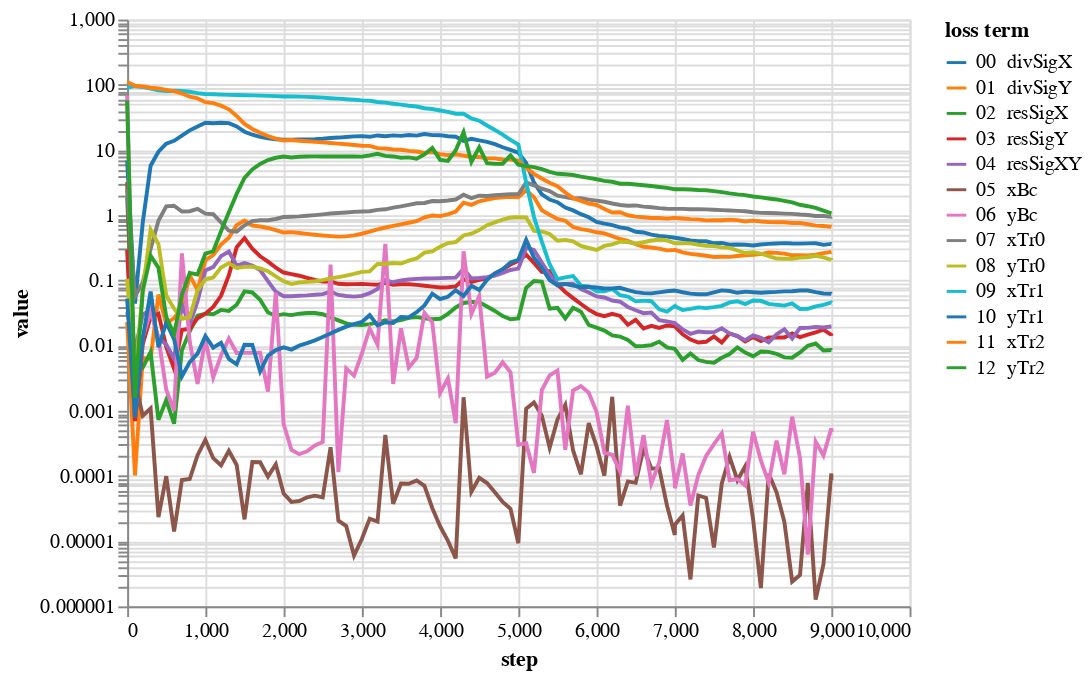

Here is the notebook cell this chart was saved with:
### Code cell
bcNames = ['xBc','yBc','xTr0','yTr0','xTr1','yTr1','xTr2','yTr2']
# lines = alt.Chart(pd.DataFrame({'step':[1000,3000,4000]})).mark_rule(color='gray').encode(x='step:Q')
lossPlot(losshistory, bcNames, dropFirstStep=True)

### Figure 1 — Vega-Lite specification as saved in the notebook (floating-point values rounded to 4 significant figures)
{"config": {"view": {"continuousWidth": 400, "continuousHeight": 300}}, "data": {"name": "data-8fcfdd5d5c3a9c42859d2fdda4e7fd6e"}, "mark": "line", "encoding": {"color": {"type": "nominal", "field": "loss term", "scale": {"scheme": "category10"}, "sort": ["00  divSigX", "01  divSigY", "02  resSigX", "03  resSigY", "04  resSigXY", "05  xBc", "06  yBc", "07  xTr0", "08  yTr0", "09  xTr1", "10  yTr1", "11  xTr2", "12  yTr2"]}, "tooltip": [{"type": "nominal", "field": "loss term"}, {"type": "quantitative", "field": "value"}, {"type": "quantitative", "field": "step"}], "x": {"type": "quantitative", "field": "step"}, "y": {"type": "quantitative", "field": "value", "scale": {"type": "log"}}}, "transform": [{"fold": ["00  divSigX", "01  divSigY", "02  resSigX", "03  resSigY", "04  resSigXY", "05  xBc", "06  yBc", "07  xTr0", "08  yTr0", "09  xTr1", "10  yTr1", "11  xTr2", "12  yTr2"], "as": ["loss term", "value"]}], "$schema": "https://vega.github.io/schema/vega-lite/v4.8.1.json", "datasets": {"data-8fcfdd5d5c3a9c42859d2fdda4e7fd6e": [{"00  divSigX": 6.91, "01  divSigY": 0.02304, "02  resSigX": 1.844, "03  resSigY": 0.2947, "04  resSigXY": 0.03253, "05  xBc": 3.2, "06  yBc": 67.51, "07  xTr0": 2.483, "08  yTr0": 0.1059, "09  xTr1": 90.34, "10  yTr1": 0.05254, "11  xTr2": 110.3, "12  yTr2": 57.56, "step": 0}, {"00  divSigX": 0.04412, "01  divSigY": 0.0001016, "02  resSigX": 0.003584, "03  resSigY": 0.0006952, "04  resSigXY": 0.008566, "05  xBc": 0.002805, "06  yBc": 0.0008524, "07  xTr0": 0.05665, "08  yTr0": 0.003112, "09  xTr1": 95.07, "10  yTr1": 0.0007858, "11  xTr2": 96.57, "12  yTr2": 0.001572, "step": 100}, {"00  divSigX": 0.7768, "01  divSigY": 0.006469, "02  resSigX": 0.00461, "03  resSigY": 0.01051, "04  resSigXY": 0.02997, "05  xBc": 0.0008394, "06  yBc": 0.01335, "07  xTr0": 0.09286, "08  yTr0": 0.07135, "09  xTr1": 92.56, "10  yTr1": 0.01288, "11  xTr2": 94.62, "12  yTr2": 0.07007, "step": 200}, {"00  divSigX": 5.731, "01  divSigY": 0.006212, "02  resSigX": 0.007911, "03  resSigY": 0.02756, "04  resSigXY": 0.03487, "05  xBc": 0.001081, "06  yBc": 0.03337, "07  xTr0": 0.3017, "08  yTr0": 0.5991, "09  xTr1": 87.21, "10  yTr1": 0.06749, "11  xTr2": 89.86, "12  yTr2": 0.2384, "step": 300}, {"00  divSigX": 9.41, "01  divSigY": 0.06042, "02  resSigX": 0.0007254, "03  resSigY": 0.0309, "04  resSigXY": 0.01299, "05  xBc": 2.346e-05, "06  yBc": 0.01322, "07  xTr0": 0.8203, "08  yTr0": 0.3601, "09  xTr1": 82.3, "10  yTr1": 0.009414, "11  xTr2": 87.64, "12  yTr2": 0.156, "step": 400}, {"00  divSigX": 12.52, "01  divSigY": 0.02166, "02  resSigX": 0.001458, "03  resSigY": 0.00954, "04  resSigXY": 0.01038, "05  xBc": 9.931e-05, "06  yBc": 0.002096, "07  xTr0": 1.361, "08  yTr0": 0.05859, "09  xTr1": 80.42, "10  yTr1": 0.02247, "11  xTr2": 83.51, "12  yTr2": 0.02762, "step": 500}, {"00  divSigX": 13.83, "01  divSigY": 0.02637, "02  resSigX": 0.0006325, "03  resSigY": 0.004418, "04  resSigXY": 0.006298, "05  xBc": 1.414e-05, "06  yBc": 0.001005, "07  xTr0": 1.394, "08  yTr0": 0.03683, "09  xTr1": 80.87, "10  yTr1": 0.01257, "11  xTr2": 79.96, "12  yTr2": 0.0149, "step": 600}, {"00  divSigX": 16.59, "01  divSigY": 0.03697, "02  resSigX": 0.008501, "03  resSigY": 0.01736, "04  resSigXY": 0.04191, "05  xBc": 8.653e-05, "06  yBc": 0.2591, "07  xTr0": 1.136, "08  yTr0": 0.02578, "09  xTr1": 80.23, "10  yTr1": 0.003357, "11  xTr2": 73.35, "12  yTr2": 0.06025, "step": 700}, {"00  divSigX": 19.98, "01  divSigY": 0.1192, "02  resSigX": 0.01646, "03  resSigY": 0.01816, "04  resSigXY": 0.02117, "05  xBc": 8.982e-05, "06  yBc": 0.01157, "07  xTr0": 1.148, "08  yTr0": 0.0272, "09  xTr1": 78.09, "10  yTr1": 0.005577, "11  xTr2": 65.81, "12  yTr2": 0.1299, "step": 800}, {"00  divSigX": 22.91, "01  divSigY": 0.07082, "02  resSigX": 0.02864, "03  resSigY": 0.02628, "04  resSigXY": 0.04805, "05  xBc": 0.0002081, "06  yBc": 0.002588, "07  xTr0": 1.248, "08  yTr0": 0.06999, "09  xTr1": 74.57, "10  yTr1": 0.007538, "11  xTr2": 61.68, "12  yTr2": 0.1231, "step": 900}, {"00  divSigX": 26.13, "01  divSigY": 0.2038, "02  resSigX": 0.03086, "03  resSigY": 0.03083, "04  resSigXY": 0.1423, "05  xBc": 0.0003566, "06  yBc": 0.01246, "07  xTr0": 1.057, "08  yTr0": 0.1039, "09  xTr1": 72.08, "10  yTr1": 0.01398, "11  xTr2": 54.01, "12  yTr2": 0.2569, "step": 1000}, {"00  divSigX": 26.13, "01  divSigY": 0.2038, "02  resSigX": 0.03086, "03  resSigY": 0.03083, "04  resSigXY": 0.1423, "05  xBc": 0.0003566, "06  yBc": 0.01246, "07  xTr0": 1.057, "08  yTr0": 0.1039, "09  xTr1": 72.08, "10  yTr1": 0.01398, "11  xTr2": 54.01, "12  yTr2": 0.2569, "step": 1000}, {"00  divSigX": 25.67, "01  divSigY": 0.2448, "02  resSigX": 0.03015, "03  resSigY": 0.03906, "04  resSigXY": 0.1595, "05  xBc": 0.0001874, "06  yBc": 0.003241, "07  xTr0": 1.033, "08  yTr0": 0.1107, "09  xTr1": 71.66, "10  yTr1": 0.009273, "11  xTr2": 52.19, "12  yTr2": 0.2794, "step": 1100}, {"00  divSigX": 26.07, "01  divSigY": 0.3544, "02  resSigX": 0.0352, "03  resSigY": 0.05808, "04  resSigXY": 0.235, "05  xBc": 0.0001459, "06  yBc": 0.007046, "07  xTr0": 0.7738, "08  yTr0": 0.1573, "09  xTr1": 70.57, "10  yTr1": 0.01101, "11  xTr2": 47.87, "12  yTr2": 0.5665, "step": 1200}, {"00  divSigX": 25.77, "01  divSigY": 0.4512, "02  resSigX": 0.03401, "03  resSigY": 0.1196, "04  resSigXY": 0.2775, "05  xBc": 0.0002422, "06  yBc": 0.0128, "07  xTr0": 0.5771, "08  yTr0": 0.1836, "09  xTr1": 69.86, "10  yTr1": 0.00626, "11  xTr2": 42.01, "12  yTr2": 1.112, "step": 1300}, {"00  divSigX": 23.0, "01  divSigY": 0.7043, "02  resSigX": 0.04235, "03  resSigY": 0.3217, "04  resSigXY": 0.1688, "05  xBc": 0.0001473, "06  yBc": 0.007708, "07  xTr0": 0.5593, "08  yTr0": 0.1554, "09  xTr1": 69.46, "10  yTr1": 0.005164, "11  xTr2": 33.23, "12  yTr2": 2.117, "step": 1400}, {"00  divSigX": 19.03, "01  divSigY": 0.8239, "02  resSigX": 0.06765, "03  resSigY": 0.4452, "04  resSigXY": 0.1843, "05  xBc": 2.16e-05, "06  yBc": 0.00774, "07  xTr0": 0.6979, "08  yTr0": 0.161, "09  xTr1": 69.02, "10  yTr1": 0.01027, "11  xTr2": 25.08, "12  yTr2": 3.719, "step": 1500}, {"00  divSigX": 17.11, "01  divSigY": 0.6937, "02  resSigX": 0.06524, "03  resSigY": 0.306, "04  resSigXY": 0.1686, "05  xBc": 0.0001632, "06  yBc": 0.007752, "07  xTr0": 0.8097, "08  yTr0": 0.162, "09  xTr1": 68.67, "10  yTr1": 0.01021, "11  xTr2": 21.02, "12  yTr2": 5.012, "step": 1600}, {"00  divSigX": 15.91, "01  divSigY": 0.671, "02  resSigX": 0.0504, "03  resSigY": 0.2343, "04  resSigXY": 0.144, "05  xBc": 0.000162, "06  yBc": 0.007795, "07  xTr0": 0.8332, "08  yTr0": 0.1523, "09  xTr1": 68.14, "10  yTr1": 0.003997, "11  xTr2": 18.36, "12  yTr2": 6.099, "step": 1700}, {"00  divSigX": 15.1, "01  divSigY": 0.6363, "02  resSigX": 0.03218, "03  resSigY": 0.1939, "04  resSigXY": 0.09728, "05  xBc": 9.767e-05, "06  yBc": 0.001973, "07  xTr0": 0.8371, "08  yTr0": 0.1385, "09  xTr1": 67.62, "10  yTr1": 0.006982, "11  xTr2": 16.31, "12  yTr2": 6.999, "step": 1800}, {"00  divSigX": 14.59, "01  divSigY": 0.5899, "02  resSigX": 0.02886, "03  resSigY": 0.1572, "04  resSigXY": 0.06677, "05  xBc": 0.0001511, "06  yBc": 0.06489, "07  xTr0": 0.8728, "08  yTr0": 0.1148, "09  xTr1": 67.04, "10  yTr1": 0.008528, "11  xTr2": 14.9, "12  yTr2": 7.592, "step": 1900}, {"00  divSigX": 14.4, "01  divSigY": 0.5417, "02  resSigX": 0.03032, "03  resSigY": 0.1318, "04  resSigXY": 0.05699, "05  xBc": 5.379e-05, "06  yBc": 0.0006261, "07  xTr0": 0.9392, "08  yTr0": 0.09719, "09  xTr1": 66.23, "10  yTr1": 0.009387, "11  xTr2": 13.98, "12  yTr2": 7.931, "step": 2000}, {"00  divSigX": 14.4, "01  divSigY": 0.5417, "02  resSigX": 0.03032, "03  resSigY": 0.1318, "04  resSigXY": 0.05699, "05  xBc": 5.379e-05, "06  yBc": 0.0006261, "07  xTr0": 0.9392, "08  yTr0": 0.09719, "09  xTr1": 66.23, "10  yTr1": 0.009387, "11  xTr2": 13.98, "12  yTr2": 7.931, "step": 2000}, {"00  divSigX": 14.4, "01  divSigY": 0.5499, "02  resSigX": 0.02933, "03  resSigY": 0.125, "04  resSigXY": 0.0571, "05  xBc": 3.999e-05, "06  yBc": 0.0002509, "07  xTr0": 0.9476, "08  yTr0": 0.0877, "09  xTr1": 66.11, "10  yTr1": 0.008682, "11  xTr2": 14.19, "12  yTr2": 7.65, "step": 2100}, {"00  divSigX": 14.43, "01  divSigY": 0.5324, "02  resSigX": 0.03082, "03  resSigY": 0.1178, "04  resSigXY": 0.0582, "05  xBc": 4.13e-05, "06  yBc": 0.0002161, "07  xTr0": 0.9583, "08  yTr0": 0.09325, "09  xTr1": 65.67, "10  yTr1": 0.009964, "11  xTr2": 13.85, "12  yTr2": 7.855, "step": 2200}, {"00  divSigX": 14.49, "01  divSigY": 0.5155, "02  resSigX": 0.03163, "03  resSigY": 0.1089, "04  resSigXY": 0.05879, "05  xBc": 4.71e-05, "06  yBc": 0.0002392, "07  xTr0": 0.9778, "08  yTr0": 0.09477, "09  xTr1": 65.13, "10  yTr1": 0.01089, "11  xTr2": 13.58, "12  yTr2": 7.94, "step": 2300}, {"00  divSigX": 14.63, "01  divSigY": 0.501, "02  resSigX": 0.03158, "03  resSigY": 0.1014, "04  resSigXY": 0.06005, "05  xBc": 4.99e-05, "06  yBc": 0.0002943, "07  xTr0": 1.002, "08  yTr0": 0.09674, "09  xTr1": 64.42, "10  yTr1": 0.01203, "11  xTr2": 13.32, "12  yTr2": 7.964, "step": 2400}, {"00  divSigX": 14.86, "01  divSigY": 0.4873, "02  resSigX": 0.03027, "03  resSigY": 0.09585, "04  resSigXY": 0.0614, "05  xBc": 4.676e-05, "06  yBc": 0.000332, "07  xTr0": 1.028, "08  yTr0": 0.1007, "09  xTr1": 63.49, "10  yTr1": 0.01355, "11  xTr2": 13.07, "12  yTr2": 7.954, "step": 2500}, {"00  divSigX": 15.29, "01  divSigY": 0.477, "02  resSigX": 0.02703, "03  resSigY": 0.09626, "04  resSigXY": 0.06737, "05  xBc": 0.0002755, "06  yBc": 0.1741, "07  xTr0": 1.058, "08  yTr0": 0.1071, "09  xTr1": 62.24, "10  yTr1": 0.01534, "11  xTr2": 12.79, "12  yTr2": 7.946, "step": 2600}, {"00  divSigX": 15.49, "01  divSigY": 0.4684, "02  resSigX": 0.02433, "03  resSigY": 0.08865, "04  resSigXY": 0.05975, "05  xBc": 2.067e-05, "06  yBc": 0.0001145, "07  xTr0": 1.08, "08  yTr0": 0.1123, "09  xTr1": 61.25, "10  yTr1": 0.01738, "11  xTr2": 12.53, "12  yTr2": 7.921, "step": 2700}, {"00  divSigX": 15.79, "01  divSigY": 0.4721, "02  resSigX": 0.02191, "03  resSigY": 0.08715, "04  resSigXY": 0.05753, "05  xBc": 1.706e-05, "06  yBc": 0.00446, "07  xTr0": 1.1, "08  yTr0": 0.1184, "09  xTr1": 60.05, "10  yTr1": 0.01955, "11  xTr2": 12.22, "12  yTr2": 7.917, "step": 2800}, {"00  divSigX": 16.14, "01  divSigY": 0.4888, "02  resSigX": 0.02073, "03  resSigY": 0.08754, "04  resSigXY": 0.05637, "05  xBc": 6.024e-06, "06  yBc": 0.003463, "07  xTr0": 1.125, "08  yTr0": 0.1254, "09  xTr1": 58.75, "10  yTr1": 0.02133, "11  xTr2": 11.9, "12  yTr2": 7.919, "step": 2900}, {"00  divSigX": 16.28, "01  divSigY": 0.5189, "02  resSigX": 0.02064, "03  resSigY": 0.08842, "04  resSigXY": 0.05769, "05  xBc": 1.078e-05, "06  yBc": 0.007551, "07  xTr0": 1.137, "08  yTr0": 0.1348, "09  xTr1": 57.52, "10  yTr1": 0.02297, "11  xTr2": 11.58, "12  yTr2": 7.908, "step": 3000}, {"00  divSigX": 15.91, "01  divSigY": 0.5609, "02  resSigX": 0.02132, "03  resSigY": 0.08682, "04  resSigXY": 0.06369, "05  xBc": 2.213e-05, "06  yBc": 0.01829, "07  xTr0": 1.15, "08  yTr0": 0.1373, "09  xTr1": 56.73, "10  yTr1": 0.02924, "11  xTr2": 11.54, "12  yTr2": 8.247, "step": 3100}, {"00  divSigX": 16.7, "01  divSigY": 0.606, "02  resSigX": 0.02246, "03  resSigY": 0.08544, "04  resSigXY": 0.07399, "05  xBc": 1.995e-05, "06  yBc": 0.01034, "07  xTr0": 1.206, "08  yTr0": 0.1787, "09  xTr1": 54.42, "10  yTr1": 0.02043, "11  xTr2": 10.67, "12  yTr2": 8.722, "step": 3200}, {"00  divSigX": 16.2, "01  divSigY": 0.6466, "02  resSigX": 0.0245, "03  resSigY": 0.09164, "04  resSigXY": 0.1009, "05  xBc": 0.0004254, "06  yBc": 0.3631, "07  xTr0": 1.229, "08  yTr0": 0.1783, "09  xTr1": 53.19, "10  yTr1": 0.02281, "11  xTr2": 10.5, "12  yTr2": 8.124, "step": 3300}, {"00  divSigX": 16.73, "01  divSigY": 0.6838, "02  resSigX": 0.0235, "03  resSigY": 0.08573, "04  resSigXY": 0.09346, "05  xBc": 3.744e-05, "06  yBc": 0.002581, "07  xTr0": 1.307, "08  yTr0": 0.1841, "09  xTr1": 51.08, "10  yTr1": 0.02212, "11  xTr2": 10.15, "12  yTr2": 7.955, "step": 3400}, {"00  divSigX": 16.46, "01  divSigY": 0.7229, "02  resSigX": 0.02454, "03  resSigY": 0.08693, "04  resSigXY": 0.09942, "05  xBc": 7.642e-05, "06  yBc": 0.01834, "07  xTr0": 1.362, "08  yTr0": 0.181, "09  xTr1": 49.64, "10  yTr1": 0.02733, "11  xTr2": 10.05, "12  yTr2": 7.611, "step": 3500}, {"00  divSigX": 16.99, "01  divSigY": 0.7659, "02  resSigX": 0.02657, "03  resSigY": 0.08711, "04  resSigXY": 0.1029, "05  xBc": 7.598e-05, "06  yBc": 0.004594, "07  xTr0": 1.436, "08  yTr0": 0.2, "09  xTr1": 47.58, "10  yTr1": 0.02706, "11  xTr2": 9.674, "12  yTr2": 7.699, "step": 3600}, {"00  divSigX": 16.59, "01  divSigY": 0.808, "02  resSigX": 0.02727, "03  resSigY": 0.08532, "04  resSigXY": 0.1053, "05  xBc": 8.523e-05, "06  yBc": 0.006472, "07  xTr0": 1.521, "08  yTr0": 0.2164, "09  xTr1": 46.39, "10  yTr1": 0.03257, "11  xTr2": 9.481, "12  yTr2": 7.329, "step": 3700}, {"00  divSigX": 17.54, "01  divSigY": 0.9269, "02  resSigX": 0.02629, "03  resSigY": 0.08267, "04  resSigXY": 0.107, "05  xBc": 7.068e-05, "06  yBc": 0.03164, "07  xTr0": 1.537, "08  yTr0": 0.2663, "09  xTr1": 43.68, "10  yTr1": 0.04135, "11  xTr2": 9.029, "12  yTr2": 8.524, "step": 3800}, {"00  divSigX": 16.87, "01  divSigY": 0.9872, "02  resSigX": 0.0253, "03  resSigY": 0.08019, "04  resSigXY": 0.1074, "05  xBc": 3.226e-05, "06  yBc": 0.02283, "07  xTr0": 1.649, "08  yTr0": 0.2781, "09  xTr1": 42.55, "10  yTr1": 0.06252, "11  xTr2": 9.273, "12  yTr2": 10.71, "step": 3900}, {"00  divSigX": 16.85, "01  divSigY": 0.9677, "02  resSigX": 0.0258, "03  resSigY": 0.07785, "04  resSigXY": 0.1081, "05  xBc": 1.69e-05, "06  yBc": 0.001873, "07  xTr0": 1.639, "08  yTr0": 0.3294, "09  xTr1": 40.35, "10  yTr1": 0.05178, "11  xTr2": 8.617, "12  yTr2": 7.056, "step": 4000}, {"00  divSigX": 16.21, "01  divSigY": 1.029, "02  resSigX": 0.03061, "03  resSigY": 0.07839, "04  resSigXY": 0.1091, "05  xBc": 1.015e-05, "06  yBc": 0.003145, "07  xTr0": 1.679, "08  yTr0": 0.3736, "09  xTr1": 38.47, "10  yTr1": 0.05601, "11  xTr2": 8.328, "12  yTr2": 6.805, "step": 4100}, {"00  divSigX": 15.92, "01  divSigY": 1.132, "02  resSigX": 0.03844, "03  resSigY": 0.08073, "04  resSigXY": 0.11, "05  xBc": 5.448e-06, "06  yBc": 0.0006461, "07  xTr0": 1.736, "08  yTr0": 0.3862, "09  xTr1": 35.95, "10  yTr1": 0.07039, "11  xTr2": 8.583, "12  yTr2": 9.898, "step": 4200}, {"00  divSigX": 13.8, "01  divSigY": 1.552, "02  resSigX": 0.04495, "03  resSigY": 0.1037, "04  resSigXY": 0.1501, "05  xBc": 0.001611, "06  yBc": 0.2786, "07  xTr0": 2.054, "08  yTr0": 0.4886, "09  xTr1": 35.85, "10  yTr1": 0.05761, "11  xTr2": 8.18, "12  yTr2": 18.78, "step": 4300}, {"00  divSigX": 14.86, "01  divSigY": 1.441, "02  resSigX": 0.0465, "03  resSigY": 0.09464, "04  resSigXY": 0.1071, "05  xBc": 5.717e-05, "06  yBc": 0.03055, "07  xTr0": 1.828, "08  yTr0": 0.5197, "09  xTr1": 30.38, "10  yTr1": 0.08259, "11  xTr2": 7.809, "12  yTr2": 6.565, "step": 4400}, {"00  divSigX": 13.99, "01  divSigY": 1.633, "02  resSigX": 0.04636, "03  resSigY": 0.1015, "04  resSigXY": 0.109, "05  xBc": 9.333e-05, "06  yBc": 0.05721, "07  xTr0": 1.989, "08  yTr0": 0.5892, "09  xTr1": 28.09, "10  yTr1": 0.07094, "11  xTr2": 7.796, "12  yTr2": 11.0, "step": 4500}, {"00  divSigX": 13.27, "01  divSigY": 1.729, "02  resSigX": 0.03984, "03  resSigY": 0.107, "04  resSigXY": 0.1123, "05  xBc": 7.773e-05, "06  yBc": 0.00334, "07  xTr0": 1.963, "08  yTr0": 0.7016, "09  xTr1": 23.75, "10  yTr1": 0.1019, "11  xTr2": 7.431, "12  yTr2": 6.28, "step": 4600}, {"00  divSigX": 12.31, "01  divSigY": 1.828, "02  resSigX": 0.03397, "03  resSigY": 0.1263, "04  resSigXY": 0.1187, "05  xBc": 5.644e-05, "06  yBc": 0.003835, "07  xTr0": 2.021, "08  yTr0": 0.7735, "09  xTr1": 20.28, "10  yTr1": 0.1284, "11  xTr2": 7.422, "12  yTr2": 6.125, "step": 4700}, {"00  divSigX": 11.01, "01  divSigY": 1.887, "02  resSigX": 0.02836, "03  resSigY": 0.1462, "04  resSigXY": 0.1302, "05  xBc": 4.004e-05, "06  yBc": 0.005548, "07  xTr0": 2.058, "08  yTr0": 0.8569, "09  xTr1": 17.16, "10  yTr1": 0.1481, "11  xTr2": 7.134, "12  yTr2": 6.157, "step": 4800}, {"00  divSigX": 10.04, "01  divSigY": 1.914, "02  resSigX": 0.02532, "03  resSigY": 0.1747, "04  resSigXY": 0.1441, "05  xBc": 3.127e-05, "06  yBc": 0.003904, "07  xTr0": 2.097, "08  yTr0": 0.9193, "09  xTr1": 14.28, "10  yTr1": 0.1878, "11  xTr2": 7.108, "12  yTr2": 8.238, "step": 4900}, {"00  divSigX": 9.079, "01  divSigY": 1.89, "02  resSigX": 0.02605, "03  resSigY": 0.1993, "04  resSigXY": 0.1514, "05  xBc": 9.295e-06, "06  yBc": 0.0003022, "07  xTr0": 2.096, "08  yTr0": 0.9332, "09  xTr1": 12.09, "10  yTr1": 0.2072, "11  xTr2": 6.838, "12  yTr2": 5.939, "step": 5000}, {"00  divSigX": 9.079, "01  divSigY": 1.89, "02  resSigX": 0.02605, "03  resSigY": 0.1993, "04  resSigXY": 0.1514, "05  xBc": 9.295e-06, "06  yBc": 0.0003022, "07  xTr0": 2.096, "08  yTr0": 0.9332, "09  xTr1": 12.09, "10  yTr1": 0.2072, "11  xTr2": 6.838, "12  yTr2": 5.939, "step": 5000}, {"00  divSigX": 6.342, "01  divSigY": 2.417, "02  resSigX": 0.07691, "03  resSigY": 0.2483, "04  resSigXY": 0.3157, "05  xBc": 0.001076, "06  yBc": 0.0003177, "07  xTr0": 3.188, "08  yTr0": 0.9271, "09  xTr1": 3.168, "10  yTr1": 0.4176, "11  xTr2": 5.312, "12  yTr2": 5.643, "step": 5100}, {"00  divSigX": 3.147, "01  divSigY": 1.889, "02  resSigX": 0.09783, "03  resSigY": 0.1846, "04  resSigXY": 0.2938, "05  xBc": 0.001344, "06  yBc": 0.0001114, "07  xTr0": 2.869, "08  yTr0": 0.5747, "09  xTr1": 0.9368, "10  yTr1": 0.2226, "11  xTr2": 4.297, "12  yTr2": 5.465, "step": 5200}, {"00  divSigX": 2.093, "01  divSigY": 1.186, "02  resSigX": 0.09592, "03  resSigY": 0.1347, "04  resSigXY": 0.1877, "05  xBc": 0.0008421, "06  yBc": 0.002069, "07  xTr0": 2.547, "08  yTr0": 0.5646, "09  xTr1": 0.3931, "10  yTr1": 0.1556, "11  xTr2": 3.646, "12  yTr2": 5.064, "step": 5300}, {"00  divSigX": 1.734, "01  divSigY": 1.016, "02  resSigX": 0.03689, "03  resSigY": 0.1386, "04  resSigXY": 0.1217, "05  xBc": 0.0002709, "06  yBc": 0.003485, "07  xTr0": 2.336, "08  yTr0": 0.5144, "09  xTr1": 0.1765, "10  yTr1": 0.1012, "11  xTr2": 3.132, "12  yTr2": 4.608, "step": 5400}, {"00  divSigX": 1.579, "01  divSigY": 0.877, "02  resSigX": 0.03779, "03  resSigY": 0.08626, "04  resSigXY": 0.08864, "05  xBc": 0.0007369, "06  yBc": 0.004127, "07  xTr0": 1.992, "08  yTr0": 0.4068, "09  xTr1": 0.1045, "10  yTr1": 0.08357, "11  xTr2": 2.789, "12  yTr2": 4.305, "step": 5500}, {"00  divSigX": 1.305, "01  divSigY": 0.8221, "02  resSigX": 0.02612, "03  resSigY": 0.06642, "04  resSigXY": 0.08795, "05  xBc": 0.001227, "06  yBc": 0.0002527, "07  xTr0": 1.895, "08  yTr0": 0.4171, "09  xTr1": 0.1109, "10  yTr1": 0.08787, "11  xTr2": 2.227, "12  yTr2": 4.242, "step": 5600}, {"00  divSigX": 1.182, "01  divSigY": 0.6566, "02  resSigX": 0.03793, "03  resSigY": 0.05341, "04  resSigXY": 0.08907, "05  xBc": 0.0002461, "06  yBc": 0.002039, "07  xTr0": 1.804, "08  yTr0": 0.3973, "09  xTr1": 0.1163, "10  yTr1": 0.08324, "11  xTr2": 1.821, "12  yTr2": 4.134, "step": 5700}, {"00  divSigX": 1.036, "01  divSigY": 0.6101, "02  resSigX": 0.03314, "03  resSigY": 0.04341, "04  resSigXY": 0.07345, "05  xBc": 0.0001059, "06  yBc": 0.002386, "07  xTr0": 1.825, "08  yTr0": 0.3371, "09  xTr1": 0.08313, "10  yTr1": 0.07904, "11  xTr2": 1.657, "12  yTr2": 3.89, "step": 5800}, {"00  divSigX": 0.928, "01  divSigY": 0.5849, "02  resSigX": 0.02068, "03  resSigY": 0.03562, "04  resSigXY": 0.06513, "05  xBc": 0.0006477, "06  yBc": 0.001886, "07  xTr0": 1.727, "08  yTr0": 0.3136, "09  xTr1": 0.08093, "10  yTr1": 0.07945, "11  xTr2": 1.508, "12  yTr2": 3.731, "step": 5900}, {"00  divSigX": 0.7883, "01  divSigY": 0.546, "02  resSigX": 0.01881, "03  resSigY": 0.03041, "04  resSigXY": 0.05665, "05  xBc": 0.0002841, "06  yBc": 0.0009525, "07  xTr0": 1.667, "08  yTr0": 0.2931, "09  xTr1": 0.06788, "10  yTr1": 0.07787, "11  xTr2": 1.434, "12  yTr2": 3.556, "step": 6000}, {"00  divSigX": 0.7398, "01  divSigY": 0.5262, "02  resSigX": 0.017, "03  resSigY": 0.02828, "04  resSigXY": 0.0547, "05  xBc": 0.0001011, "06  yBc": 0.0002252, "07  xTr0": 1.607, "08  yTr0": 0.3371, "09  xTr1": 0.06817, "10  yTr1": 0.07493, "11  xTr2": 1.247, "12  yTr2": 3.355, "step": 6100}, {"00  divSigX": 0.7018, "01  divSigY": 0.4768, "02  resSigX": 0.01431, "03  resSigY": 0.03072, "04  resSigXY": 0.04901, "05  xBc": 0.001638, "06  yBc": 0.0002121, "07  xTr0": 1.509, "08  yTr0": 0.3564, "09  xTr1": 0.07413, "10  yTr1": 0.07541, "11  xTr2": 1.097, "12  yTr2": 3.249, "step": 6200}, {"00  divSigX": 0.6503, "01  divSigY": 0.431, "02  resSigX": 0.01374, "03  resSigY": 0.02853, "04  resSigXY": 0.04705, "05  xBc": 3.509e-05, "06  yBc": 0.0001176, "07  xTr0": 1.43, "08  yTr0": 0.3911, "09  xTr1": 0.05919, "10  yTr1": 0.07688, "11  xTr2": 1.107, "12  yTr2": 3.04, "step": 6300}, {"00  divSigX": 0.6203, "01  divSigY": 0.4032, "02  resSigX": 0.01214, "03  resSigY": 0.02081, "04  resSigXY": 0.03913, "05  xBc": 8.245e-05, "06  yBc": 0.001196, "07  xTr0": 1.392, "08  yTr0": 0.3877, "09  xTr1": 0.05637, "10  yTr1": 0.07071, "11  xTr2": 0.9974, "12  yTr2": 3.026, "step": 6400}, {"00  divSigX": 0.5573, "01  divSigY": 0.3575, "02  resSigX": 0.009778, "03  resSigY": 0.02477, "04  resSigXY": 0.03474, "05  xBc": 7.84e-05, "06  yBc": 9.943e-05, "07  xTr0": 1.41, "08  yTr0": 0.3643, "09  xTr1": 0.04764, "10  yTr1": 0.06601, "11  xTr2": 0.9479, "12  yTr2": 2.958, "step": 6500}, {"00  divSigX": 0.5431, "01  divSigY": 0.3271, "02  resSigX": 0.009866, "03  resSigY": 0.01823, "04  resSigXY": 0.03142, "05  xBc": 0.0002646, "06  yBc": 0.0004232, "07  xTr0": 1.353, "08  yTr0": 0.3843, "09  xTr1": 0.04883, "10  yTr1": 0.0638, "11  xTr2": 0.9307, "12  yTr2": 2.882, "step": 6600}, {"00  divSigX": 0.5038, "01  divSigY": 0.3193, "02  resSigX": 0.01015, "03  resSigY": 0.02005, "04  resSigXY": 0.03213, "05  xBc": 0.0001298, "06  yBc": 7.701e-05, "07  xTr0": 1.32, "08  yTr0": 0.4079, "09  xTr1": 0.04785, "10  yTr1": 0.06315, "11  xTr2": 0.9047, "12  yTr2": 2.797, "step": 6700}, {"00  divSigX": 0.4785, "01  divSigY": 0.3067, "02  resSigX": 0.01144, "03  resSigY": 0.01867, "04  resSigXY": 0.02451, "05  xBc": 0.000131, "06  yBc": 0.0001599, "07  xTr0": 1.28, "08  yTr0": 0.4227, "09  xTr1": 0.036, "10  yTr1": 0.06535, "11  xTr2": 0.9025, "12  yTr2": 2.708, "step": 6800}, {"00  divSigX": 0.4682, "01  divSigY": 0.2886, "02  resSigX": 0.009405, "03  resSigY": 0.02032, "04  resSigXY": 0.02343, "05  xBc": 3.516e-05, "06  yBc": 0.0007216, "07  xTr0": 1.256, "08  yTr0": 0.4097, "09  xTr1": 0.03319, "10  yTr1": 0.06792, "11  xTr2": 0.8855, "12  yTr2": 2.62, "step": 6900}, {"00  divSigX": 0.4502, "01  divSigY": 0.2936, "02  resSigX": 0.008869, "03  resSigY": 0.01971, "04  resSigXY": 0.0221, "05  xBc": 1.241e-05, "06  yBc": 8.129e-05, "07  xTr0": 1.249, "08  yTr0": 0.3708, "09  xTr1": 0.0404, "10  yTr1": 0.06983, "11  xTr2": 0.9112, "12  yTr2": 2.494, "step": 7000}, {"00  divSigX": 0.4499, "01  divSigY": 0.2941, "02  resSigX": 0.008853, "03  resSigY": 0.01973, "04  resSigXY": 0.02201, "05  xBc": 1.784e-05, "06  yBc": 6.479e-05, "07  xTr0": 1.249, "08  yTr0": 0.3708, "09  xTr1": 0.04021, "10  yTr1": 0.06996, "11  xTr2": 0.9091, "12  yTr2": 2.494, "step": 7001}, {"00  divSigX": 0.4499, "01  divSigY": 0.2941, "02  resSigX": 0.008853, "03  resSigY": 0.01973, "04  resSigXY": 0.02201, "05  xBc": 1.784e-05, "06  yBc": 6.479e-05, "07  xTr0": 1.249, "08  yTr0": 0.3708, "09  xTr1": 0.04021, "10  yTr1": 0.06996, "11  xTr2": 0.9091, "12  yTr2": 2.494, "step": 7001}, {"00  divSigX": 0.4301, "01  divSigY": 0.2691, "02  resSigX": 0.006047, "03  resSigY": 0.01487, "04  resSigXY": 0.01772, "05  xBc": 2.474e-05, "06  yBc": 0.0002215, "07  xTr0": 1.247, "08  yTr0": 0.3712, "09  xTr1": 0.035, "10  yTr1": 0.0657, "11  xTr2": 0.8881, "12  yTr2": 2.494, "step": 7100}, {"00  divSigX": 0.4094, "01  divSigY": 0.2543, "02  resSigX": 0.007572, "03  resSigY": 0.01238, "04  resSigXY": 0.01515, "05  xBc": 2.592e-06, "06  yBc": 3.523e-05, "07  xTr0": 1.232, "08  yTr0": 0.369, "09  xTr1": 0.03646, "10  yTr1": 0.06268, "11  xTr2": 0.87, "12  yTr2": 2.476, "step": 7200}, {"00  divSigX": 0.3999, "01  divSigY": 0.2472, "02  resSigX": 0.005994, "03  resSigY": 0.01113, "04  resSigXY": 0.01638, "05  xBc": 5.016e-05, "06  yBc": 0.0001032, "07  xTr0": 1.235, "08  yTr0": 0.3512, "09  xTr1": 0.03846, "10  yTr1": 0.06138, "11  xTr2": 0.863, "12  yTr2": 2.428, "step": 7300}, {"00  divSigX": 0.3976, "01  divSigY": 0.2387, "02  resSigX": 0.005626, "03  resSigY": 0.01143, "04  resSigXY": 0.01603, "05  xBc": 4.59e-05, "06  yBc": 0.0002021, "07  xTr0": 1.227, "08  yTr0": 0.3395, "09  xTr1": 0.03748, "10  yTr1": 0.06115, "11  xTr2": 0.8325, "12  yTr2": 2.404, "step": 7400}, {"00  divSigX": 0.3699, "01  divSigY": 0.2279, "02  resSigX": 0.005475, "03  resSigY": 0.01384, "04  resSigXY": 0.01605, "05  xBc": 7.99e-06, "06  yBc": 0.0003071, "07  xTr0": 1.209, "08  yTr0": 0.3351, "09  xTr1": 0.0388, "10  yTr1": 0.06566, "11  xTr2": 0.8374, "12  yTr2": 2.336, "step": 7500}, {"00  divSigX": 0.376, "01  divSigY": 0.2298, "02  resSigX": 0.006501, "03  resSigY": 0.01111, "04  resSigXY": 0.01841, "05  xBc": 7.615e-05, "06  yBc": 0.0004488, "07  xTr0": 1.196, "08  yTr0": 0.321, "09  xTr1": 0.0406, "10  yTr1": 0.0701, "11  xTr2": 0.8337, "12  yTr2": 2.254, "step": 7600}, {"00  divSigX": 0.3514, "01  divSigY": 0.2294, "02  resSigX": 0.00741, "03  resSigY": 0.01536, "04  resSigXY": 0.01531, "05  xBc": 0.0001966, "06  yBc": 8.585e-05, "07  xTr0": 1.181, "08  yTr0": 0.3151, "09  xTr1": 0.04598, "10  yTr1": 0.06867, "11  xTr2": 0.8547, "12  yTr2": 2.158, "step": 7700}, {"00  divSigX": 0.355, "01  divSigY": 0.2365, "02  resSigX": 0.009352, "03  resSigY": 0.01399, "04  resSigXY": 0.01393, "05  xBc": 8.623e-05, "06  yBc": 8.985e-05, "07  xTr0": 1.164, "08  yTr0": 0.2873, "09  xTr1": 0.04778, "10  yTr1": 0.06446, "11  xTr2": 0.8377, "12  yTr2": 2.082, "step": 7800}, {"00  divSigX": 0.3517, "01  divSigY": 0.2424, "02  resSigX": 0.007801, "03  resSigY": 0.01155, "04  resSigXY": 0.01212, "05  xBc": 0.0001409, "06  yBc": 7.129e-05, "07  xTr0": 1.15, "08  yTr0": 0.2622, "09  xTr1": 0.04333, "10  yTr1": 0.06711, "11  xTr2": 0.8003, "12  yTr2": 2.032, "step": 7900}, {"00  divSigX": 0.3432, "01  divSigY": 0.2471, "02  resSigX": 0.006831, "03  resSigY": 0.0135, "04  resSigXY": 0.01435, "05  xBc": 2.178e-05, "06  yBc": 0.0004778, "07  xTr0": 1.108, "08  yTr0": 0.2691, "09  xTr1": 0.0491, "10  yTr1": 0.06579, "11  xTr2": 0.8232, "12  yTr2": 1.931, "step": 8000}, {"00  divSigX": 0.3547, "01  divSigY": 0.253, "02  resSigX": 0.008092, "03  resSigY": 0.01171, "04  resSigXY": 0.01313, "05  xBc": 1.906e-06, "06  yBc": 0.0001729, "07  xTr0": 1.085, "08  yTr0": 0.2573, "09  xTr1": 0.04858, "10  yTr1": 0.06454, "11  xTr2": 0.7993, "12  yTr2": 1.872, "step": 8100}, {"00  divSigX": 0.3625, "01  divSigY": 0.2672, "02  resSigX": 0.008007, "03  resSigY": 0.01328, "04  resSigXY": 0.01119, "05  xBc": 0.0001079, "06  yBc": 7.914e-05, "07  xTr0": 1.079, "08  yTr0": 0.2345, "09  xTr1": 0.04362, "10  yTr1": 0.06585, "11  xTr2": 0.7844, "12  yTr2": 1.801, "step": 8200}, {"00  divSigX": 0.3684, "01  divSigY": 0.2641, "02  resSigX": 0.007459, "03  resSigY": 0.01331, "04  resSigXY": 0.0149, "05  xBc": 5.644e-05, "06  yBc": 0.000349, "07  xTr0": 1.067, "08  yTr0": 0.216, "09  xTr1": 0.04216, "10  yTr1": 0.06655, "11  xTr2": 0.7807, "12  yTr2": 1.742, "step": 8300}, {"00  divSigX": 0.3726, "01  divSigY": 0.2574, "02  resSigX": 0.006599, "03  resSigY": 0.01326, "04  resSigXY": 0.01773, "05  xBc": 1.979e-05, "06  yBc": 0.0001059, "07  xTr0": 1.056, "08  yTr0": 0.2151, "09  xTr1": 0.04103, "10  yTr1": 0.06776, "11  xTr2": 0.7783, "12  yTr2": 1.655, "step": 8400}, {"00  divSigX": 0.3676, "01  divSigY": 0.2422, "02  resSigX": 0.006504, "03  resSigY": 0.01531, "04  resSigXY": 0.01281, "05  xBc": 2.397e-06, "06  yBc": 0.0008109, "07  xTr0": 1.047, "08  yTr0": 0.2133, "09  xTr1": 0.04423, "10  yTr1": 0.06795, "11  xTr2": 0.7573, "12  yTr2": 1.572, "step": 8500}, {"00  divSigX": 0.3654, "01  divSigY": 0.2432, "02  resSigX": 0.007831, "03  resSigY": 0.01342, "04  resSigXY": 0.01859, "05  xBc": 3.021e-06, "06  yBc": 0.0001874, "07  xTr0": 1.021, "08  yTr0": 0.2233, "09  xTr1": 0.0364, "10  yTr1": 0.06996, "11  xTr2": 0.7614, "12  yTr2": 1.444, "step": 8600}, {"00  divSigX": 0.3686, "01  divSigY": 0.2406, "02  resSigX": 0.009909, "03  resSigY": 0.01469, "04  resSigXY": 0.0187, "05  xBc": 7.828e-05, "06  yBc": 6.238e-06, "07  xTr0": 1.005, "08  yTr0": 0.2267, "09  xTr1": 0.03651, "10  yTr1": 0.06998, "11  xTr2": 0.7244, "12  yTr2": 1.372, "step": 8700}, {"00  divSigX": 0.3702, "01  divSigY": 0.247, "02  resSigX": 0.01075, "03  resSigY": 0.0159, "04  resSigXY": 0.0193, "05  xBc": 1.269e-06, "06  yBc": 0.0003355, "07  xTr0": 0.9722, "08  yTr0": 0.238, "09  xTr1": 0.03988, "10  yTr1": 0.06606, "11  xTr2": 0.6907, "12  yTr2": 1.294, "step": 8800}, {"00  divSigX": 0.3508, "01  divSigY": 0.2622, "02  resSigX": 0.008388, "03  resSigY": 0.01757, "04  resSigXY": 0.0189, "05  xBc": 4.421e-06, "06  yBc": 0.0002056, "07  xTr0": 0.969, "08  yTr0": 0.2246, "09  xTr1": 0.04218, "10  yTr1": 0.06282, "11  xTr2": 0.682, "12  yTr2": 1.175, "step": 8900}, {"00  divSigX": 0.362, "01  divSigY": 0.2729, "02  resSigX": 0.008546, "03  resSigY": 0.01456, "04  resSigXY": 0.01957, "05  xBc": 0.0001094, "06  yBc": 0.0005365, "07  xTr0": 0.9459, "08  yTr0": 0.206, "09  xTr1": 0.04587, "10  yTr1": 0.06227, "11  xTr2": 0.6636, "12  yTr2": 1.07, "step": 9000}, {"00  divSigX": 0.3613, "01  divSigY": 0.2735, "02  resSigX": 0.00849, "03  resSigY": 0.01411, "04  resSigXY": 0.01958, "05  xBc": 8.568e-05, "06  yBc": 0.0004724, "07  xTr0": 0.9496, "08  yTr0": 0.2033, "09  xTr1": 0.04552, "10  yTr1": 0.06205, "11  xTr2": 0.6623, "12  yTr2": 1.068, "step": 9002}]}}
